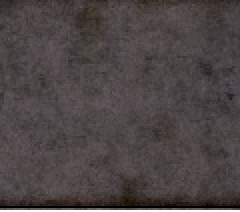
#> input picture src/original_image/char_background.png, 120 x 106 px (shown 2 times larger)
$ python face_process.py ../../original_image/char_background.png ../../tool/df_bg.png
#> lines starting #> are read from the running program, lines starting #| are printed output that depends on the picture
from PIL import Image, ImageEnhance
import numpy as np
import sys

def generate_tmbs(path, target_path):
#> called with path = '../../original_image/char_background.png', target_path = '../../tool/df_bg.png'
    image = Image.open(path).resize((120, 90))
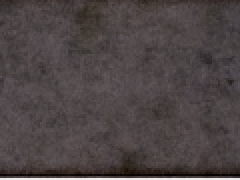
#> image: PIL image 120x90 RGBA (shown 2 times larger); mean R, G, B, A 75.5, 67.6, 67.6, 252.5; transparent parts drawn white
    enhancer = ImageEnhance.Brightness(image)

    target = Image.new('RGBA', (360, 90), (0, 0, 0, 0))
#> target: PIL image 360x90 RGBA; every value is 0
    target.paste(image, (120, 0))
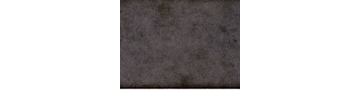
#> target: PIL image 360x90 RGBA; mean R, G, B, A 25.2, 22.5, 22.5, 84.2; transparent parts drawn white
    target.paste(image, (240, 0))
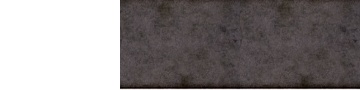
#> target: PIL image 360x90 RGBA; mean R, G, B, A 50.3, 45.1, 45.1, 168.4; transparent parts drawn white
    target.paste(enhancer.enhance(0.5), (0, 0))
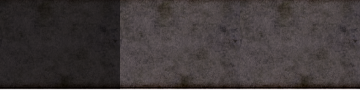
#> target: PIL image 360x90 RGBA; mean R, G, B, A 62.8, 56.2, 56.3, 252.5; transparent parts drawn white
    target.save(target_path)

generate_tmbs(sys.argv[1], sys.argv[2])
# [5 lines of commented-out code are left out]
